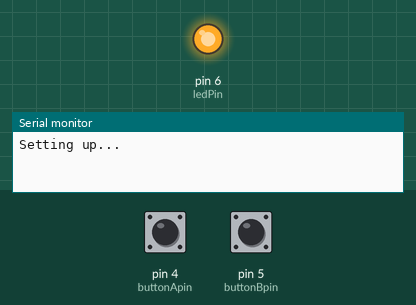
Bench run of a sketch on a simulated Arduino Uno, built with avr-gcc and run on an emulated ATmega328P. Shown: output pins drawn as LEDs (lit = HIGH), the last lines printed to the serial monitor. Inputs (shaded band) come from the test bench; at power-on: pin 5 (buttonBpin) HIGH, pin 4 (buttonApin) HIGH.

Above: at 1.2 s.
1.3 s: pin 5 (buttonBpin) pulled LOW for 0.15 s
At 2.1 s:
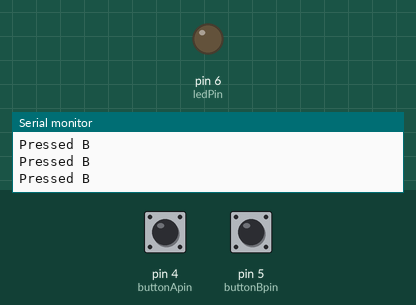
2.9 s: pin 4 (buttonApin) pulled LOW for 0.15 s
At 3.3 s:
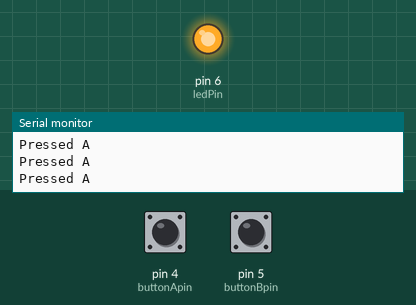
4.5 s: pin 5 (buttonBpin) pulled LOW for 1 s
At 5.7 s:
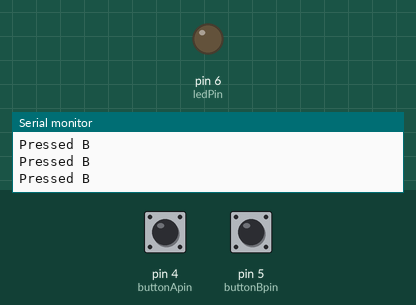
7.0 s: pin 4 (buttonApin) pulled LOW for 1 s
At 7.6 s:
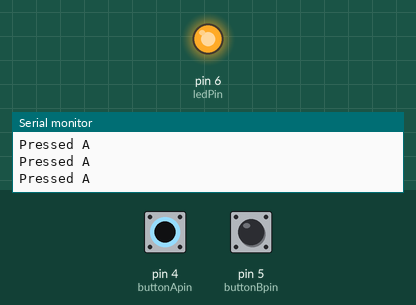
9.5 s: pin 4 (buttonApin) driven LOW and pin 5 (buttonBpin) driven LOW
At 9.63 s:
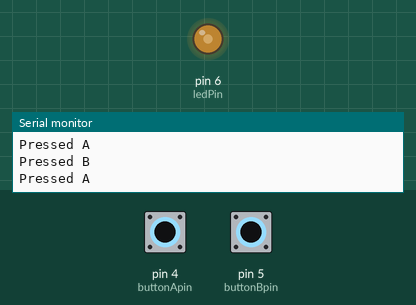
12.5 s: pin 5 (buttonBpin) driven HIGH
Timing chart, 0 to 15.0 s (numbered marks = the images above; inputs shaded):
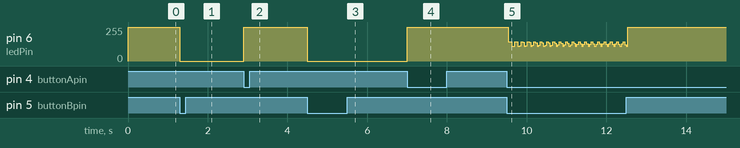

Measured:
- after the input at 1.3 s, pin 6 (ledPin): 255/255 → 0/255 at once
- after the input at 2.9 s, pin 6 (ledPin): 0/255 → 255/255 at once
- after the input at 4.5 s, pin 6 (ledPin): 255/255 → 0/255 at once
- after the input at 7.0 s, pin 6 (ledPin): 0/255 → 255/255 at once

The sketch:

Digital_Inputs.ino
```cpp
//www.elegoo.com
//2016.12.08

int ledPin = 6;
int buttonApin = 4;
int buttonBpin = 5;

byte leds = 0;

void setup()
{
  Serial.begin(9600);
  Serial.println("Setting up...");
  pinMode(ledPin, OUTPUT);
  pinMode(buttonApin, INPUT_PULLUP);
  pinMode(buttonBpin, INPUT_PULLUP);
  digitalWrite(ledPin, HIGH);
}

void loop()
{
  if (digitalRead(buttonApin) == LOW)
  {
    Serial.println("Pressed A");
    digitalWrite(ledPin, HIGH);
  }
  if (digitalRead(buttonBpin) == LOW)
  {
    Serial.println("Pressed B");
    digitalWrite(ledPin, LOW);
  }
}
```
